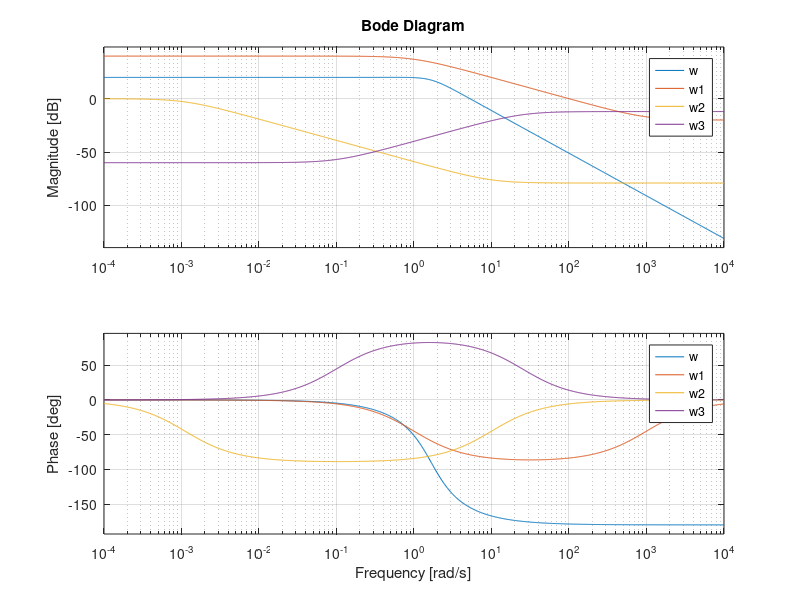

Source code (MATLAB):
w = tf([10],[0.36 0.8 1])

ws = ss(w)

bode(w)

w1=tf([0.1 100],[1 1])

a = ws.A
b = ws.B
c = ws.C
d = ws.D

bode(w,w1)

w2=tf([0.1 1],[900 1])

bode(w,w1,w2)

w3=tf([10 1],[40 1000])

bode(w,w1,w2,w3)

num1 =[1 1]

den1=[0.1 100]

num2 =[0.1 1]

den2 = [900 1]

num3 = [40 1000]

den3 = [10 1]
